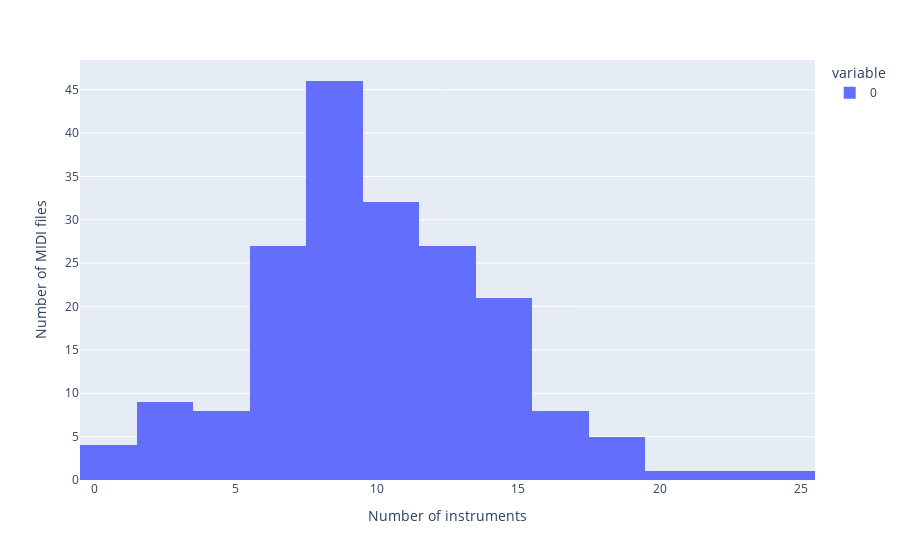

The notebook cell this image was saved under:
### Code cell
fig = px.histogram(
    [s['n_instruments'] for s in statistics],
)
fig.update_yaxes(title='Number of MIDI files')
fig.update_xaxes(title='Number of instruments')
fig.show()

### Figure 1 — Plotly figure (JSON) as saved in the notebook; plotly's stock layout.template omitted (floating-point values rounded to 4 significant figures; data arrays with more than 128 entries replaced by an {"elided": "..."} marker saying what was removed)
{"data": [{"alignmentgroup": "True", "bingroup": "x", "hovertemplate": "variable=0<br>value=%{x}<br>count=%{y}<extra></extra>", "legendgroup": "0", "marker": {"color": "#636efa"}, "name": "0", "offsetgroup": "0", "orientation": "v", "showlegend": true, "type": "histogram", "x": {"elided": "190 int values"}, "xaxis": "x", "yaxis": "y"}], "layout": {"barmode": "relative", "legend": {"title": {"text": "variable"}, "tracegroupgap": 0}, "margin": {"t": 60}, "xaxis": {"anchor": "y", "domain": [0.0, 1.0], "title": {"text": "Number of instruments"}}, "yaxis": {"anchor": "x", "domain": [0.0, 1.0], "title": {"text": "Number of MIDI files"}}}}
